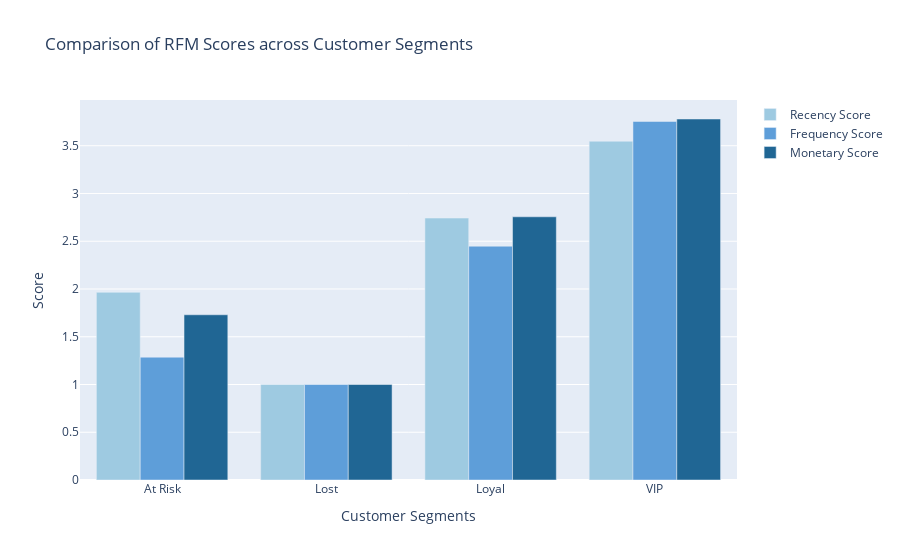

Write notebook code for a chart like this one.
### Code cell
import plotly.graph_objects as go

# Group by 'Customer_Category' and calculate the mean R, F, and M scores
category_scores = rfm_df.groupby('Customer_Segment')[['R_Score', 'F_Score', 'M_Score']].mean().round(3)

# Create the bar chart
fig = go.Figure(data=[
    go.Bar(name='Recency Score', x=category_scores.index, y=category_scores['R_Score'], marker_color='rgb(158,202,225)'),
    go.Bar(name='Frequency Score', x=category_scores.index, y=category_scores['F_Score'], marker_color='rgb(94,158,217)'),
    go.Bar(name='Monetary Score', x=category_scores.index, y=category_scores['M_Score'], marker_color='rgb(32,102,148)')
])

# Update the layout
fig.update_layout(
    title='Comparison of RFM Scores across Customer Segments',
    xaxis_title='Customer Segments',
    yaxis_title='Score',
    barmode='group',
    template='plotly'
)

# Show the plot
fig.show()

### Figure 1 — Plotly figure (JSON) as saved in the notebook; plotly's stock layout.template omitted (floating-point values rounded to 4 significant figures)
{"data": [{"marker": {"color": "rgb(158,202,225)"}, "name": "Recency Score", "type": "bar", "x": ["At Risk", "Lost", "Loyal", "VIP"], "y": [1.965, 1, 2.743, 3.547]}, {"marker": {"color": "rgb(94,158,217)"}, "name": "Frequency Score", "type": "bar", "x": ["At Risk", "Lost", "Loyal", "VIP"], "y": [1.286, 1, 2.448, 3.754]}, {"marker": {"color": "rgb(32,102,148)"}, "name": "Monetary Score", "type": "bar", "x": ["At Risk", "Lost", "Loyal", "VIP"], "y": [1.73, 1, 2.756, 3.78]}], "layout": {"barmode": "group", "title": {"text": "Comparison of RFM Scores across Customer Segments"}, "xaxis": {"title": {"text": "Customer Segments"}}, "yaxis": {"title": {"text": "Score"}}}}
